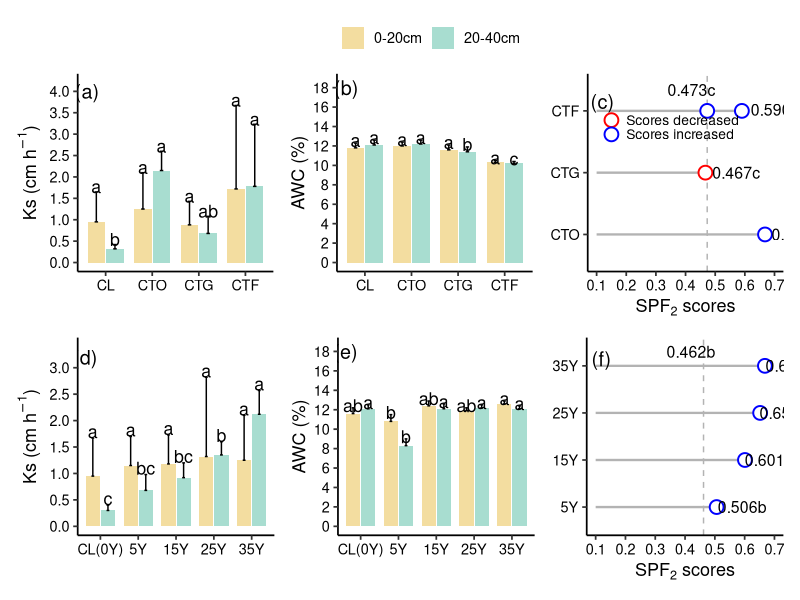
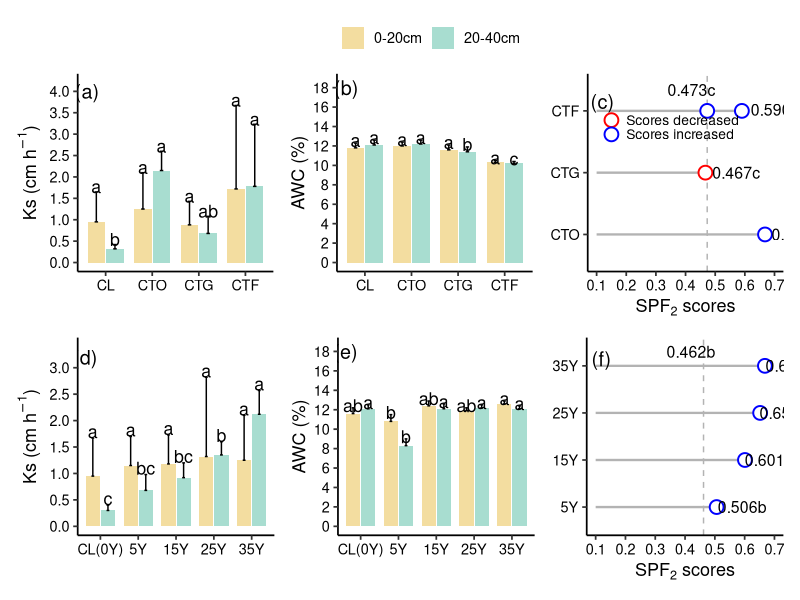

The R source for these figures, in order:
#========================
# 1. 加载包
#========================
if (!require(ggplot2)) install.packages("ggplot2")
if (!require(patchwork)) install.packages("patchwork")

library(ggplot2)
library(patchwork)

#========================
# 2. 通用设置
#========================
cols_bar <- c("0-20cm" = "#F3DDA0", "20-40cm" = "#A8DDD0")
pd <- position_dodge(0.8)

theme_bar <- theme_classic(base_size = 13) +
  theme(
    legend.title = element_blank(),
    legend.position = "top",
    axis.text = element_text(color = "black"),
    axis.title.x = element_blank()
  )

theme_point <- theme_classic(base_size = 13) +
  theme(
    axis.text = element_text(color = "black"),
    legend.position = "none"
  )

#========================
# 3. (a) Ks，不同恢复类型
#========================
df_a <- data.frame(
  group = rep(c("CL", "CTO", "CTG", "CTF"), each = 2),
  depth = rep(c("0-20cm", "20-40cm"), 4),
  mean  = c(0.95, 0.32,
            1.25, 2.15,
            0.88, 0.68,
            1.72, 1.78),
  se    = c(0.70, 0.10,
            0.85, 0.45,
            0.55, 0.40,
            1.95, 1.45),
  letter = c("a", "b",
             "a", "a",
             "a", "ab",
             "a", "a")
)
df_a$group <- factor(df_a$group, levels = c("CL", "CTO", "CTG", "CTF"))
df_a$depth <- factor(df_a$depth, levels = c("0-20cm", "20-40cm"))

p_a <- ggplot(df_a, aes(x = group, y = mean, fill = depth)) +
  geom_col(width = 0.75, position = pd) +
  geom_errorbar(aes(ymin = mean, ymax = mean + se), width = 0.15, position = pd) +
  geom_text(aes(y = mean + se + 0.12, label = letter), position = pd, size = 4.5) +
  scale_fill_manual(values = cols_bar) +
  scale_y_continuous(limits = c(0, 4.2), breaks = seq(0, 4, 0.5)) +
  labs(y = expression("Ks (cm h"^{-1}*")")) +
  annotate("text", x = 0.6, y = 4.0, label = "(a)", size = 5) +
  theme_bar

#========================
# 4. (b) AWC，不同恢复类型
#========================
df_b <- data.frame(
  group = rep(c("CL", "CTO", "CTG", "CTF"), each = 2),
  depth = rep(c("0-20cm", "20-40cm"), 4),
  mean  = c(11.8, 12.1,
            12.0, 12.2,
            11.6, 11.4,
            10.3, 10.2),
  se    = c(0.5, 0.5,
            0.4, 0.4,
            0.5, 0.5,
            0.2, 0.2),
  letter = c("a", "a",
             "a", "a",
             "a", "b",
             "a", "c")
)
df_b$group <- factor(df_b$group, levels = c("CL", "CTO", "CTG", "CTF"))
df_b$depth <- factor(df_b$depth, levels = c("0-20cm", "20-40cm"))

p_b <- ggplot(df_b, aes(x = group, y = mean, fill = depth)) +
  geom_col(width = 0.75, position = pd) +
  geom_errorbar(aes(ymin = mean, ymax = mean + se), width = 0.15, position = pd) +
  geom_text(aes(y = mean + se + 0.25, label = letter), position = pd, size = 4.5) +
  scale_fill_manual(values = cols_bar) +
  scale_y_continuous(limits = c(0, 18.5), breaks = seq(0, 18, 2)) +
  labs(y = "AWC (%)") +
  annotate("text", x = 0.6, y = 18.0, label = "(b)", size = 5) +
  theme_bar

#========================
# 5. (c) SPF2，不同恢复类型
# 参考线和参考点：0.473c
# 红点：CTG 0.467c
# 蓝点：CTF 0.590b, CTO 0.668a
#========================
df_c_all <- data.frame(
  group = factor(c("CTF", "CTG", "CTO"), levels = c("CTO", "CTG", "CTF")),
  score = c(0.590, 0.467, 0.668)
)

df_c_red <- data.frame(
  group = factor("CTG", levels = c("CTO", "CTG", "CTF")),
  score = 0.467
)

df_c_blue <- data.frame(
  group = factor(c("CTF", "CTO"), levels = c("CTO", "CTG", "CTF")),
  score = c(0.590, 0.668)
)

p_c <- ggplot() +
  geom_segment(data = df_c_all,
               aes(x = 0.1, xend = score, y = group, yend = group),
               color = "grey70", linewidth = 0.8) +
  geom_vline(xintercept = 0.473, linetype = "dashed", color = "grey70") +
  geom_point(data = df_c_red,
             aes(x = score, y = group),
             color = "red", shape = 21, fill = "white", size = 4, stroke = 1) +
  geom_point(data = df_c_blue,
             aes(x = score, y = group),
             color = "blue", shape = 21, fill = "white", size = 4, stroke = 1) +
  geom_point(aes(x = 0.473, y = factor("CTF", levels = c("CTO", "CTG", "CTF"))),
             color = "blue", shape = 21, fill = "white", size = 4, stroke = 1) +
  scale_x_continuous(limits = c(0.1, 0.7), breaks = seq(0.1, 0.7, 0.1)) +
  labs(x = expression(SPF[2]~scores), y = NULL) +
  theme_point +
  annotate("text", x = 0.12, y = 3.15, label = "(c)", size = 5) +
  annotate("point", x = 0.15, y = 2.85, shape = 21, size = 4, stroke = 1, color = "red", fill = "white") +
  annotate("text", x = 0.20, y = 2.85, label = "Scores decreased", hjust = 0, size = 3.5) +
  annotate("point", x = 0.15, y = 2.62, shape = 21, size = 4, stroke = 1, color = "blue", fill = "white") +
  annotate("text", x = 0.20, y = 2.62, label = "Scores increased", hjust = 0, size = 3.5) +
  annotate("text", x = 0.42, y = 3.34, label = "0.473c", size = 4) +
  annotate("text", x = 0.62, y = 3.02, label = "0.590b", size = 4, hjust = 0) +
  annotate("text", x = 0.49, y = 2.00, label = "0.467c", size = 4, hjust = 0) +
  annotate("text", x = 0.69, y = 1.00, label = "0.668a", size = 4, hjust = 0)

#========================
# 6. (d) Ks，不同恢复年限
#========================
df_d <- data.frame(
  group = rep(c("CL(0Y)", "5Y", "15Y", "25Y", "35Y"), each = 2),
  depth = rep(c("0-20cm", "20-40cm"), 5),
  mean  = c(0.95, 0.30,
            1.15, 0.68,
            1.18, 0.92,
            1.32, 1.35,
            1.25, 2.12),
  se    = c(0.72, 0.10,
            0.55, 0.30,
            0.55, 0.28,
            1.50, 0.25,
            0.85, 0.45),
  letter = c("a", "c",
             "a", "bc",
             "a", "bc",
             "a", "b",
             "a", "a")
)
df_d$group <- factor(df_d$group, levels = c("CL(0Y)", "5Y", "15Y", "25Y", "35Y"))
df_d$depth <- factor(df_d$depth, levels = c("0-20cm", "20-40cm"))

p_d <- ggplot(df_d, aes(x = group, y = mean, fill = depth)) +
  geom_col(width = 0.75, position = pd) +
  geom_errorbar(aes(ymin = mean, ymax = mean + se), width = 0.15, position = pd) +
  geom_text(aes(y = mean + se + 0.12, label = letter), position = pd, size = 4.5) +
  scale_fill_manual(values = cols_bar) +
  scale_y_continuous(limits = c(0, 3.4), breaks = seq(0, 3.0, 0.5)) +
  labs(y = expression("Ks (cm h"^{-1}*")")) +
  annotate("text", x = 0.6, y = 3.2, label = "(d)", size = 5) +
  theme_bar

#========================
# 7. (e) AWC，不同恢复年限
#========================
df_e <- data.frame(
  group = rep(c("CL(0Y)", "5Y", "15Y", "25Y", "35Y"), each = 2),
  depth = rep(c("0-20cm", "20-40cm"), 5),
  mean  = c(11.6, 12.1,
            10.8, 8.3,
            12.4, 12.1,
            11.9, 12.2,
            12.6, 12.1),
  se    = c(0.6, 0.4,
            0.7, 0.7,
            0.5, 0.5,
            0.3, 0.3,
            0.3, 0.3),
  letter = c("ab", "a",
             "b", "b",
             "ab", "a",
             "ab", "a",
             "a", "a")
)
df_e$group <- factor(df_e$group, levels = c("CL(0Y)", "5Y", "15Y", "25Y", "35Y"))
df_e$depth <- factor(df_e$depth, levels = c("0-20cm", "20-40cm"))

p_e <- ggplot(df_e, aes(x = group, y = mean, fill = depth)) +
  geom_col(width = 0.75, position = pd) +
  geom_errorbar(aes(ymin = mean, ymax = mean + se), width = 0.15, position = pd) +
  geom_text(aes(y = mean + se + 0.22, label = letter), position = pd, size = 4.5) +
  scale_fill_manual(values = cols_bar) +
  scale_y_continuous(limits = c(0, 18.5), breaks = seq(0, 18, 2)) +
  labs(y = "AWC (%)") +
  annotate("text", x = 0.6, y = 18.0, label = "(e)", size = 5) +
  theme_bar

#========================
# 8. (f) SPF2，不同恢复年限
# 图中4个都是蓝色增加
# 顺序从上到下：35Y 25Y 15Y 5Y
# 参考线：0.462b
#========================
df_f_all <- data.frame(
  group = factor(c("35Y", "25Y", "15Y", "5Y"), levels = c("5Y", "15Y", "25Y", "35Y")),
  score = c(0.668, 0.652, 0.601, 0.506)
)

p_f <- ggplot() +
  geom_segment(data = df_f_all,
               aes(x = 0.1, xend = score, y = group, yend = group),
               color = "grey70", linewidth = 0.8) +
  geom_vline(xintercept = 0.462, linetype = "dashed", color = "grey70") +
  geom_point(data = df_f_all,
             aes(x = score, y = group),
             color = "blue", shape = 21, fill = "white", size = 4, stroke = 1) +
  scale_x_continuous(limits = c(0.1, 0.7), breaks = seq(0.1, 0.7, 0.1)) +
  labs(x = expression(SPF[2]~scores), y = NULL) +
  theme_point +
  annotate("text", x = 0.12, y = 4.15, label = "(f)", size = 5) +
  annotate("text", x = 0.42, y = 4.30, label = "0.462b", size = 4) +
  annotate("text", x = 0.67, y = 4.00, label = "0.668a", size = 4, hjust = 0) +
  annotate("text", x = 0.65, y = 3.00, label = "0.652a", size = 4, hjust = 0) +
  annotate("text", x = 0.60, y = 2.00, label = "0.601a", size = 4, hjust = 0) +
  annotate("text", x = 0.51, y = 1.00, label = "0.506b", size = 4, hjust = 0)

#========================
# 9. 拼图：2×3
#========================
final_fig3 <- (p_a + p_b + p_c) / (p_d + p_e + p_f) +
  plot_layout(guides = "collect") &
  theme(
    legend.position = "top",
    legend.title = element_blank()
  )

print(final_fig3)

#========================
# 10. 保存
#========================
ggsave("Figure3_complete.png", plot = final_fig3,
       width = 14, height = 8, dpi = 600)

cat("完整 Figure 3 已保存为 Figure3_complete.png\n")
